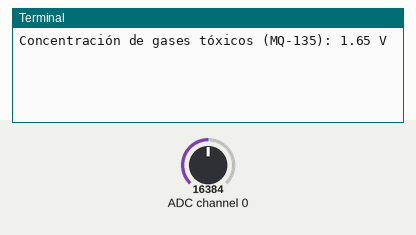
Bench run of a program on a simulated Raspberry Pi (BCM pin numbers). On the bench: the last lines printed to the terminal. The test bench sets the inputs (shaded band); at power-on: ADC channel 0 = 16384 (analog values on the 0–32767 scale).

Above: at 1.2 s.
1.3 s: ADC channel 0 set to 22936
At 2.7 s:
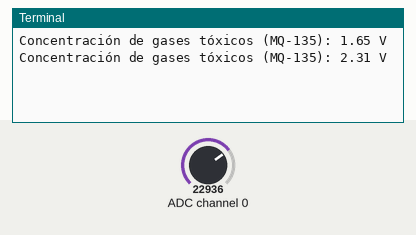
4.0 s: ADC channel 0 set to 28834
At 4.6 s:
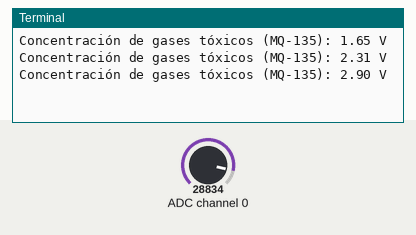
Timing chart, 0 to 7.0 s (numbered marks = the images above; inputs shaded):
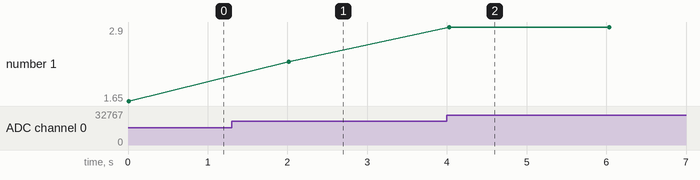

The program:

Adafruit_MQ135.py
```python
import time
import Adafruit_ADS1x15

class Adafruit_MQ135:
    """
    Clase para el sensor MQ-135, que detecta gases tóxicos como NH3, NOx, alcohol, benceno, humo y gases industriales.

    Tipos de Contaminación Detectables:
    - Gases tóxicos (NH3, NOx, alcohol, benceno, humo, gases industriales)
    """

    def __init__(self, address=0x48, channel=0, adc_gain=1):
        """
        Inicializa el sensor MQ-135 con el adaptador ADS1115.

        Args:
            address (int): Dirección I2C del ADS1115 (por defecto 0x48).
            channel (int): Canal del ADS1115 al que está conectado el sensor (0 a 3).
            adc_gain (int): Ganancia del ADC (puede ser 2/3, 1, 2, o 4, según las especificaciones del ADS1115).
        """
        self.adc = Adafruit_ADS1x15.ADS1115(address)
        self.channel = channel
        self.adc_gain = adc_gain

    def read_sensor_data(self):
        """
        Lee los datos del sensor y convierte el valor analógico en un valor legible.

        Returns:
            float: Valor analógico leído del sensor MQ-135.
        """
        # Leer el valor analógico del ADS1115 en el canal especificado
        raw_value = self.adc.read_adc(self.channel, gain=self.adc_gain)

        # Convertir el valor crudo a un valor en voltios
        voltage = (raw_value / 32767.0) * 3.3  # Asumiendo un rango de 0 a 3.3V

        # Este es un valor de ejemplo. Deberías calibrar el sensor para obtener
        # valores de concentración específicos basados en las características del sensor.
        concentration = voltage  # Aquí deberías agregar la conversión específica si la tienes.

        return concentration

# Ejemplo de uso
if __name__ == "__main__":
    mq135 = Adafruit_MQ135()
    while True:
        concentration = mq135.read_sensor_data()
        print(f"Concentración de gases tóxicos (MQ-135): {concentration:.2f} V")
        time.sleep(2)
```

Measured:
- after the input at 1.3 s, the terminal: prints a new line after 0.72 s (image 1)
- after the input at 4.0 s, the terminal: prints a new line at once (image 2)
- plotted number 1: 1.65 → 2.31 after the input at 1.3 s, 2.31 → 2.9 after the input at 4.0 s
